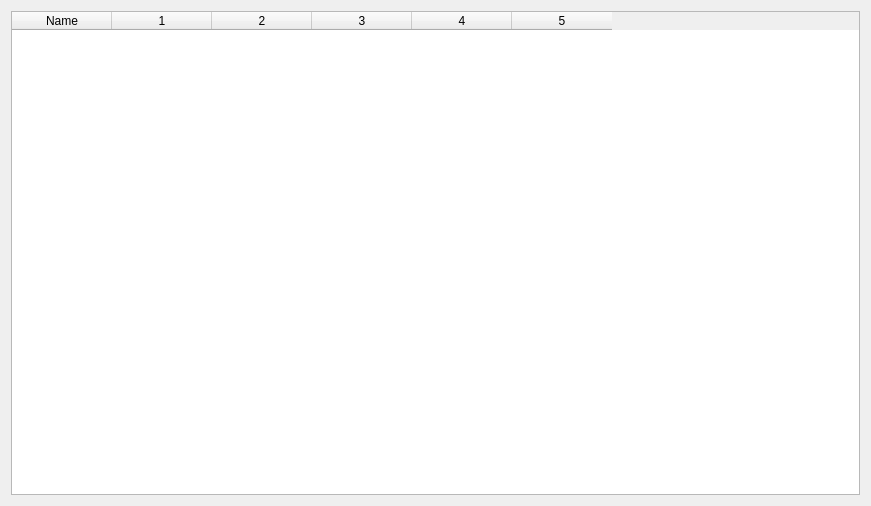
<?xml version="1.0" encoding="UTF-8"?>
<ui version="4.0">
 <class>DlgRateWaiters</class>
 <widget class="QDialog" name="DlgRateWaiters">
  <property name="geometry">
   <rect>
    <x>0</x>
    <y>0</y>
    <width>871</width>
    <height>506</height>
   </rect>
  </property>
  <property name="windowTitle">
   <string>Rates</string>
  </property>
  <layout class="QHBoxLayout" name="horizontalLayout">
   <item>
    <widget class="CustomTableWidget" name="tbl">
     <column>
      <property name="text">
       <string>Name</string>
      </property>
     </column>
     <column>
      <property name="text">
       <string>1</string>
      </property>
     </column>
     <column>
      <property name="text">
       <string>2</string>
      </property>
     </column>
     <column>
      <property name="text">
       <string>3</string>
      </property>
     </column>
     <column>
      <property name="text">
       <string>4</string>
      </property>
     </column>
     <column>
      <property name="text">
       <string>5</string>
      </property>
     </column>
    </widget>
   </item>
  </layout>
 </widget>
 <customwidgets>
  <customwidget>
   <class>CustomTableWidget</class>
   <extends>QTableWidget</extends>
   <header>customtablewidget.h</header>
  </customwidget>
 </customwidgets>
 <resources/>
 <connections/>
</ui>
